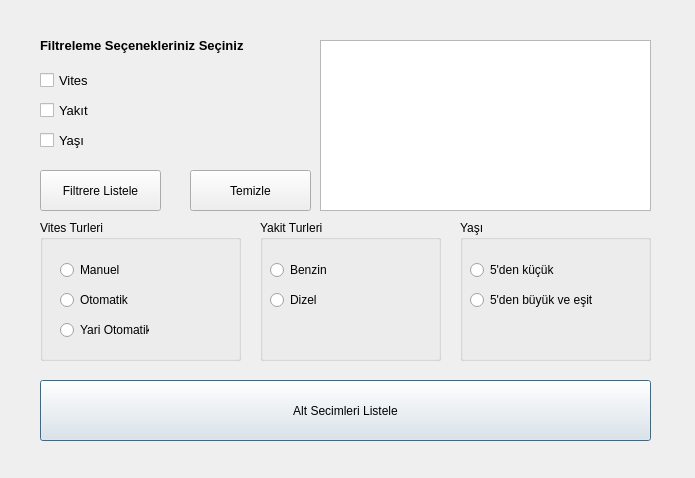
<?xml version="1.0" encoding="UTF-8"?>
<ui version="4.0">
 <class>Dialog</class>
 <widget class="QDialog" name="Dialog">
  <property name="geometry">
   <rect>
    <x>0</x>
    <y>0</y>
    <width>695</width>
    <height>478</height>
   </rect>
  </property>
  <property name="windowTitle">
   <string>Dialog</string>
  </property>
  <widget class="QGroupBox" name="grb_yas">
   <property name="geometry">
    <rect>
     <x>460</x>
     <y>220</y>
     <width>191</width>
     <height>141</height>
    </rect>
   </property>
   <property name="title">
    <string>Yaşı</string>
   </property>
   <widget class="QRadioButton" name="rdb_5kucuk">
    <property name="geometry">
     <rect>
      <x>10</x>
      <y>40</y>
      <width>121</width>
      <height>20</height>
     </rect>
    </property>
    <property name="text">
     <string>5'den küçük</string>
    </property>
   </widget>
   <widget class="QRadioButton" name="rdb_5buyuk">
    <property name="geometry">
     <rect>
      <x>10</x>
      <y>70</y>
      <width>151</width>
      <height>20</height>
     </rect>
    </property>
    <property name="text">
     <string>5'den büyük ve eşit</string>
    </property>
   </widget>
  </widget>
  <widget class="QCheckBox" name="chb_yasi">
   <property name="geometry">
    <rect>
     <x>40</x>
     <y>130</y>
     <width>75</width>
     <height>21</height>
    </rect>
   </property>
   <property name="font">
    <font>
     <pointsize>10</pointsize>
    </font>
   </property>
   <property name="text">
    <string>Yaşı</string>
   </property>
  </widget>
  <widget class="QCheckBox" name="chb_vites">
   <property name="geometry">
    <rect>
     <x>40</x>
     <y>70</y>
     <width>75</width>
     <height>20</height>
    </rect>
   </property>
   <property name="font">
    <font>
     <pointsize>10</pointsize>
     <bold>false</bold>
    </font>
   </property>
   <property name="text">
    <string>Vites</string>
   </property>
  </widget>
  <widget class="QGroupBox" name="grb_vites">
   <property name="geometry">
    <rect>
     <x>40</x>
     <y>220</y>
     <width>201</width>
     <height>141</height>
    </rect>
   </property>
   <property name="title">
    <string>Vites Turleri</string>
   </property>
   <widget class="QRadioButton" name="rd_yariOtomatik">
    <property name="geometry">
     <rect>
      <x>20</x>
      <y>100</y>
      <width>89</width>
      <height>20</height>
     </rect>
    </property>
    <property name="text">
     <string>Yari Otomatik</string>
    </property>
   </widget>
   <widget class="QRadioButton" name="rb_manuel">
    <property name="geometry">
     <rect>
      <x>20</x>
      <y>40</y>
      <width>89</width>
      <height>20</height>
     </rect>
    </property>
    <property name="text">
     <string>Manuel</string>
    </property>
   </widget>
   <widget class="QRadioButton" name="rd_otomatik">
    <property name="geometry">
     <rect>
      <x>20</x>
      <y>70</y>
      <width>89</width>
      <height>20</height>
     </rect>
    </property>
    <property name="text">
     <string>Otomatik</string>
    </property>
   </widget>
  </widget>
  <widget class="QCheckBox" name="chb_yakit">
   <property name="geometry">
    <rect>
     <x>40</x>
     <y>100</y>
     <width>75</width>
     <height>20</height>
    </rect>
   </property>
   <property name="font">
    <font>
     <pointsize>10</pointsize>
    </font>
   </property>
   <property name="text">
    <string>Yakıt</string>
   </property>
  </widget>
  <widget class="QLabel" name="label">
   <property name="geometry">
    <rect>
     <x>40</x>
     <y>30</y>
     <width>271</width>
     <height>31</height>
    </rect>
   </property>
   <property name="font">
    <font>
     <pointsize>10</pointsize>
     <bold>true</bold>
    </font>
   </property>
   <property name="text">
    <string>Filtreleme Seçenekleriniz Seçiniz</string>
   </property>
  </widget>
  <widget class="QTextEdit" name="txt_filtreler">
   <property name="geometry">
    <rect>
     <x>320</x>
     <y>40</y>
     <width>331</width>
     <height>171</height>
    </rect>
   </property>
  </widget>
  <widget class="QPushButton" name="btn_altSecimler">
   <property name="geometry">
    <rect>
     <x>40</x>
     <y>380</y>
     <width>611</width>
     <height>61</height>
    </rect>
   </property>
   <property name="text">
    <string>Alt Secimleri Listele</string>
   </property>
  </widget>
  <widget class="QPushButton" name="btn_FListele">
   <property name="geometry">
    <rect>
     <x>40</x>
     <y>170</y>
     <width>121</width>
     <height>41</height>
    </rect>
   </property>
   <property name="text">
    <string>Filtrere Listele</string>
   </property>
  </widget>
  <widget class="QGroupBox" name="grb_yakit">
   <property name="geometry">
    <rect>
     <x>260</x>
     <y>220</y>
     <width>181</width>
     <height>141</height>
    </rect>
   </property>
   <property name="title">
    <string>Yakit Turleri</string>
   </property>
   <widget class="QRadioButton" name="rb_dizel">
    <property name="geometry">
     <rect>
      <x>10</x>
      <y>70</y>
      <width>89</width>
      <height>20</height>
     </rect>
    </property>
    <property name="text">
     <string>Dizel</string>
    </property>
   </widget>
   <widget class="QRadioButton" name="rb_benzin">
    <property name="geometry">
     <rect>
      <x>10</x>
      <y>40</y>
      <width>89</width>
      <height>20</height>
     </rect>
    </property>
    <property name="text">
     <string>Benzin</string>
    </property>
   </widget>
  </widget>
  <widget class="QPushButton" name="btn_temizle">
   <property name="geometry">
    <rect>
     <x>190</x>
     <y>170</y>
     <width>121</width>
     <height>41</height>
    </rect>
   </property>
   <property name="text">
    <string>Temizle</string>
   </property>
  </widget>
 </widget>
 <resources/>
 <connections/>
</ui>
